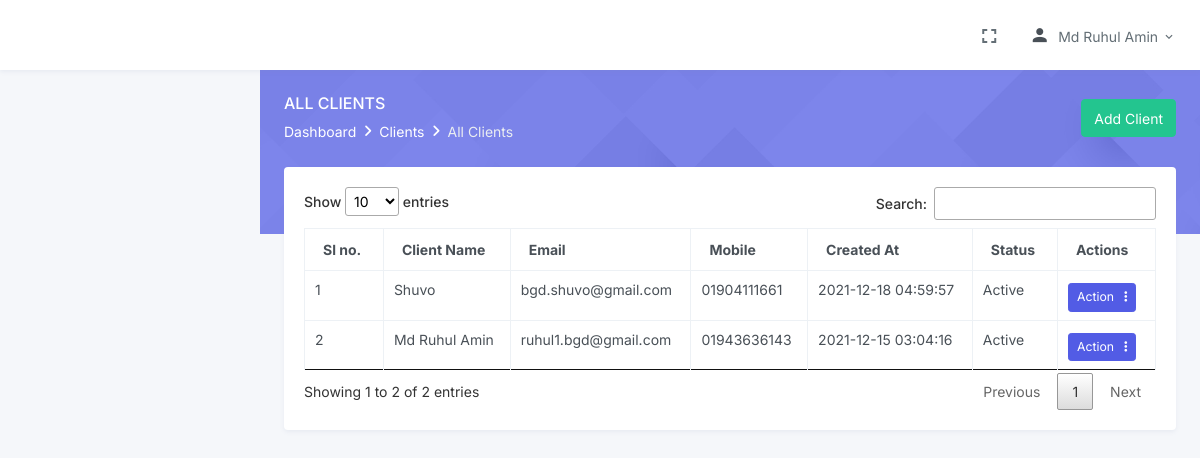
/all_client.php (signed in), run on the app's committed database.
### tables this page shows
CREATE TABLE `clients` (
  `id` int(255) NOT NULL,
  `clientid` varchar(255) NOT NULL,
  `name` varchar(50) NOT NULL,
  `email` varchar(50) NOT NULL,
  `mobail` varchar(11) NOT NULL,
  `password` varchar(50) NOT NULL,
  `designation` varchar(50) NOT NULL,
  `company_name` varchar(100) NOT NULL,
  `company_email` varchar(50) NOT NULL,
  `company_contact` varchar(11) NOT NULL,
  `company_address` text NOT NULL,
  `client_img` varchar(500) NOT NULL DEFAULT 'set_profile.jpeg',
  `created_at` datetime NOT NULL,
  `created_by` int(11) NOT NULL,
  `updated_at` datetime DEFAULT NULL,
  `updated_by` int(11) DEFAULT NULL,
  `vkey` varchar(100) DEFAULT NULL,
  `balance` float DEFAULT '0',
  `status` int(11) NOT NULL
);

### inc/functions.inc.php (called while the page is built, shortened)
<?php
function db_conn()
{
    $db = mysqli_connect("localhost", "bgdbilli_client", "bgdclient", "bgdbilli_client");
    return $db;
}
function select($table_name, $field_names, $conditions = "", $join = "")
{
    $new_conditions = $conditions;
      $select = "SELECT $field_names FROM $table_name $join $new_conditions";
    $result = mysqli_query(db_conn(), $select);
    return $result;
}

### all_client.php (the view, shortened to what this page needs)
<?php
require_once 'inc/header.inc.php';
?>
            <div class="main-content">
                <div class="page-content">
                    <div class="page-title-box">
                        <div class="container-fluid">
                         <div class="row align-items-center">
                             <div class="col-sm-6">
                                 <div class="page-title">
                                     <h4>All Clients</h4>
                                         <ol class="breadcrumb m-0">
                                             <li class="breadcrumb-item"><a href="index.php">Dashboard</a></li>
                                             <li class="breadcrumb-item"><a href="javascript: void(0);">Clients</a></li>
                                             <li class="breadcrumb-item active">All Clients</li>
                                         </ol>
                                 </div>
                             </div>
                             <div class="col-sm-6">
                                <div class="float-end d-none d-sm-block">
                                    <a href="add_client.php" class="btn btn-success">Add Client</a>
                                </div>
                             </div>
                         </div>
                        </div>
                     </div>
                    <div class="container-fluid">
                        <div class="page-content-wrapper">
                            <div class="row">
                                <div class="col-12 overflow">
                                    <div class="card">
                                        <div class="card-body">
                                            <?php
                                            $results=select('clients ORDER BY created_at DESC','*');
                                            if (mysqli_num_rows($results) > 0) {
                                            ?>
                                            <table id="datatable" class="table table-bordered dt-responsive nowrap" style="border-collapse: collapse; border-spacing: 0; width: 100%;">
                                                <thead>
                                                <tr>
                                                    <th>Sl no.</th>
                                                    <th>Client Name</th>
                                                    <th>Email</th>
                                                    <th>Mobile</th>
                                                    <th>Created At</th>
                                                    <th>Status</th>
                                                    <th>Actions</th>
                                                </tr>
                                                </thead>
                                                <tbody>
                                                    <?php
                                                    $i=1;
                                                    foreach($results as $rowfordata ){
                                                    ?>
                                                <tr>
                                                    <td><?=$i++ ?></td>
                                                    <td><?=$rowfordata['name'];?></td>
                                                    <td><?=$rowfordata['email'];?></td>
                                                    <td><?=$rowfordata['mobail'];?></td>
                                                    <td><?=$rowfordata['created_at'];?></td>
                                                    <td>
                                                    <?php
                                                    if ($rowfordata['status'] == 1) {
                                                       echo 'Active';
                                                    }else{
                                                        echo 'Deactive';
                                                    }
                                                    ?>
                                                      </td>
                                                    <td>
                                                <div class="btn-group mt-1 me-1">
                                                    <button class="btn btn-primary btn-sm dropdown-toggle" type="button" data-bs-toggle="dropdown" aria-haspopup="true" aria-expanded="false">
                                                        Action &nbsp; <i class="fa fa-ellipsis-v"></i></i>
                                                    </button>
                                                </div>
                                            </td>
                                                </tr>
                                                <?php
                                            }
                                                ?>
                                                </tbody>
                                            </table>
                                            <?php
                                        }else{
                                                 echo '<h3 class="text-center">Recourd Not Found</h3>';
                                             }
                                            ?>
                                        </div>
                                    </div>
                                </div>
                            </div>
                    </div>
                </div>
    <?php
    require_once 'inc/footer.inc.php';
    ?>

### data on the page
clients: name "Shuvo", email "bgd.shuvo@gmail.com", mobail "01904111661", created_at "2021-12-18 04:59:57", status "Active"
clients: name "Md Ruhul Amin", email "ruhul1.bgd@gmail.com", mobail "01943636143", created_at "2021-12-15 03:04:16", status "Active"

### other printed values
$_SESSION['USER_NAME'] "Md Ruhul Amin"
